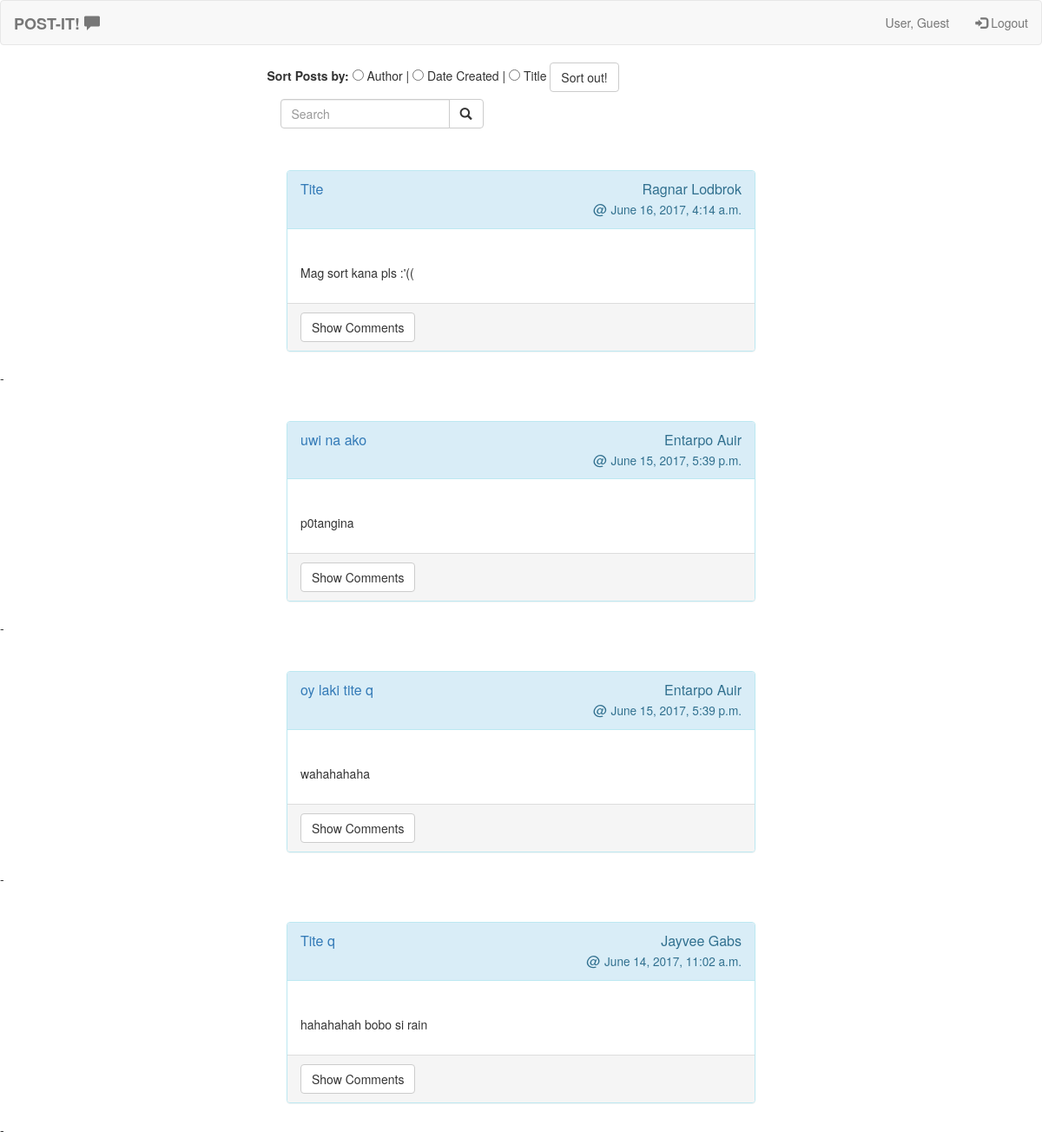
Screenshot of /blog/req/ with the database file from the repository.
### blog/models.py (models this page shows, shortened)
class Post(models.Model):
    author = models.ForeignKey(Author, on_delete=models.CASCADE)
    content = models.CharField(max_length=300)
    date = models.DateTimeField(auto_created=True)
    title = models.CharField(max_length=100, default="")

class Author(models.Model):
    first_name = models.CharField(max_length=100)
    last_name = models.CharField(max_length=100)
    username = models.CharField(max_length=100, default="MARK")
    avatar = models.ImageField(upload_to='pics/', default="pics/default.jpeg")

### blog/views.py (the view)
def req(request, onsuccess='/blog/home/', onfail='/blog/login/'):
    try:
        user = authenticate(username=request.POST['user'], password=request.POST['password'])
    except:
        None
    form = AuthorForm(request.POST)
    post = Post.objects.all()
    if request.method =='GET':
        user = authenticate(username='guest', password='gu3stus3r')
        login(request, user)
        request.session['guest'] = False
        request.session['logged'] = True
        return render(request, 'blog/home.html',{'guest': request.session['guest'], 'check': False, 'posts': Post.objects.all(), 'comments': Comment.objects.all()})
    elif user is not None and request.method=='POST':
        request.session['username'] = user.username
        request.session['guest'] = True
        request.session['logged'] = True
        login(request, user)
        return render(request, 'blog/home.html', {'guest': request.session['guest'], 'check': False, 'posts': Post.objects.all(), 'comments': Comment.objects.all()})
    else:
        return render(request, 'blog/index.html', {'check': True})

### blog/templates/blog/home.html (shortened to what this page needs)
{% include 'blog/temp.html' %}
{% load staticfiles %}
<html>
<body>
<div class="row">
<div class="mainbox col-md-6 col-md-offset-3 col-sm-8 col-sm-offset-2">
    <form action={% url 'home' %} method="post">
        <b>Sort Posts by: </b>
        <input type="radio" name="Author" value="Author"> Author |
        <input type="radio" name="DateCreate" value="DateCreate"> Date Created |
        <input type="radio" name="Title" value="Title"> Title
        <button type="submit" class="btn btn-default" name="submit"> Sort out! </button>
    </form>
</div>
    <div class="mainbox col-md-6 col-md-offset-3 col-sm-8 col-sm-offset-2">
        <form action={% url 'search' %} method="POST" class="navbar-form" role="search">
    <div class="input-group add-on">
      <input class="form-control" placeholder="Search" name="q" id="q" type="text">
      <div class="input-group-btn">
        <button class="btn btn-default" type="submit"><i class="glyphicon glyphicon-search"></i></button>
      </div>
    </div>
  </form>
    </div>
</div>
{% if posts %}
    {%  for post in posts reversed %}
    <div class="container">
            <div id="loginbox" style="margin-top:40px;" class="mainbox col-md-6 col-md-offset-3 col-sm-8 col-sm-offset-2">
                <div class="panel panel-info" >
                        <div class="panel-heading">
                            <div class="panel-title">
                                        <div class="pull-left">
                                            <a href = "/blog/{{ post.id }}/">{{ post.title|slice:":50" }}</a>
                                        </div>
                                        <div class="pull-right" >
                                            <div class="text-right">
                                                {{ post.author.first_name }} {{ post.author.last_name }} <br/>
                                                @ <small>{{ post.date }}</small>
                                            </div>
                                        </div>
                            </div>
                            <div class="clearfix"></div>
                        </div>
                        <div style="padding-top:30px" class="panel-body" >
                                    <p>{{ post.content|linebreaks|slice:"200" }}</p>
                        </div>
                        <div class="panel-footer">
                            <form action="{% url 'shows' %}" method="POST">
                                <button type="submit" class="btn btn-default">Show Comments</button>
                            </form>
                        </div>
                </div>
            </div>
    </div>-
    {% endfor %}
{% else %}
    <B> No Posts wwaaaw </B>
{% endif %}
    </body>
</html>

### blog/templates/blog/temp.html (shortened to what this page needs)
<!DOCTYPE html>
<html>
<head>
  <link rel="stylesheet" href="https://maxcdn.bootstrapcdn.com/bootstrap/3.3.7/css/bootstrap.min.css">
</head>
<body>
<nav class="navbar navbar-default">
      <div class="container-fluid">
        <div class="navbar-header">
            <b><a class="navbar-brand" href="/blog/home/">POST-IT! <span class="glyphicon glyphicon-comment" aria-hidden="true"></span></a></b>
        </div>
          <ul class="nav navbar-nav navbar-right">
              <li><a href="#">{% block uname %}{{ user.last_name}}, {{user.first_name}} {% endblock %}</a></li>
              <li><a href="{% url 'signout' %}"><span class="glyphicon glyphicon-log-in"></span> Logout</a></li>
          </ul>
      </div>
    </nav>
</body>
</html>

### rows the page displays
Post: title "Tite", author.first_name "Ragnar", author.last_name "Lodbrok", date "June 16, 2017, 4:14 a.m.", content "Mag sort kana pls :'(("
Post: title "uwi na ako", author.first_name "Entarpo", author.last_name "Auir", date "June 15, 2017, 5:39 p.m.", content "p0tangina"
Post: title "oy laki tite q", author.first_name "Entarpo", author.last_name "Auir", date "June 15, 2017, 5:39 p.m.", content "wahahahaha"
Post: title "Tite q", author.first_name "Jayvee", author.last_name "Gabs", date "June 14, 2017, 11:02 a.m.", content "hahahahah bobo si rain"

### other values shown
{{ user.last_name }} "User"
{{ user.first_name }} "Guest"
